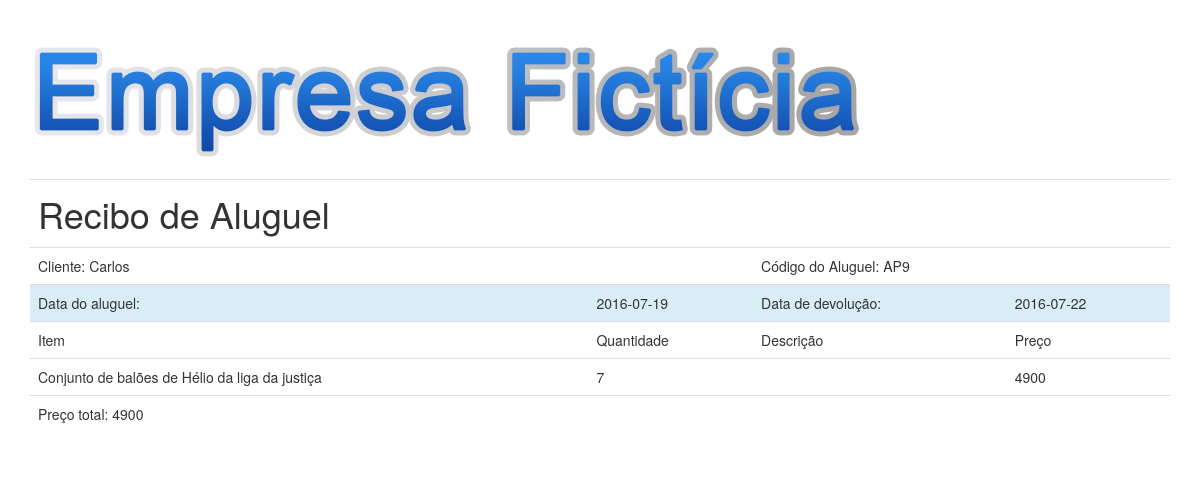
The page /Views/Pesquisas/ReciboAluguel.php?idaluguel=9 (signed in) on the database its author committed.
### tables this page shows
CREATE TABLE IF NOT EXISTS `aluguel` (
  `id_aluguel` int(11) NOT NULL,
  `usuario` int(11) NOT NULL,
  `data_entrada` date NOT NULL,
  `data_saida` date NOT NULL,
  `status` varchar(255) NOT NULL,
  `cliente` int(11) NOT NULL
);

CREATE TABLE IF NOT EXISTS `cliente` (
  `id_cliente` int(11) NOT NULL,
  `nome_cliente` varchar(255) NOT NULL,
  `tipo_cliente` char(15) NOT NULL,
  `identificador_cliente` varchar(255) NOT NULL,
  `telefone_cliente` varchar(255) NOT NULL,
  `endereco_cliente` varchar(255) NOT NULL,
  `email_cliente` varchar(255) DEFAULT NULL
);

CREATE TABLE IF NOT EXISTS `aluguel_kit_produto` (
  `aluguel` int(11) NOT NULL,
  `kit_produtos` int(11) NOT NULL,
  `produto` int(11) NOT NULL,
  `quantidade_item` int(11) NOT NULL
);

CREATE TABLE IF NOT EXISTS `produto` (
  `id_produto` int(11) NOT NULL,
  `nome_produto` varchar(155) NOT NULL,
  `preco_compra_p` decimal(10,2) NOT NULL,
  `preco_produto` decimal(10,2) NOT NULL,
  `quantidade` int(255) NOT NULL,
  `disponibilidade_produto` varchar(255) NOT NULL,
  `descricao_produto` varchar(255) DEFAULT NULL,
  `tipo_permissao` int(11) NOT NULL,
  `categoria` int(11) DEFAULT NULL,
  `kit_produtos` int(11) NOT NULL,
  `estoque` int(11) NOT NULL
);

### Conexao/AluguelDAO.php (called while the page is built, shortened)
<?php
class AluguelDAO {
    public function PesquisarAluguelByID(AluguelDTO $AluguelDTO){
        try {
            $pdo =  Conexao::getinstance();
            $sql = "SELECT * FROM aluguel a INNER JOIN cliente c ON (a.cliente=c.id_cliente) INNER JOIN usuario u ON(a.usuario=u.id_usuario) WHERE a.id_aluguel LIKE ?";
            $stmt = $pdo->prepare($sql);
            $stmt->bindValue(1, $AluguelDTO->getIdaluguel());
            $stmt->execute();
            $alugueis = $stmt->fetch(PDO::FETCH_ASSOC);
            return $alugueis;
        } catch (PDOException $ex) {
            echo "".$ex;
        }
    }
}

### Classes/AluguelDTO.php (called while the page is built, shortened)
<?php
class AluguelDTO {
    private $idaluguel;
    function getIdaluguel() {
        return $this->idaluguel;
    }
    function setIdaluguel($idaluguel) {
        $this->idaluguel = $idaluguel;
    }
}

### Conexao/AluguelProdutosKitProdutosDAO.php (called while the page is built, shortened)
<?php
class AluguelProdutosKitProdutosDAO {
    public function PesquisarAPKByID($aluguel){
        try {
            $pdo =  Conexao::getinstance();
            $sql = "SELECT * FROM aluguel_kit_produto apk INNER JOIN produto p ON(apk.produto=p.id_produto) INNER JOIN kit_produtos k ON(apk.kit_produtos=k.id_kit_produtos) INNER JOIN aluguel a ON(apk.aluguel=a.id_aluguel) INNER JOIN cliente c ON(a.cliente=c.id_cliente) WHERE apk.aluguel LIKE ?";
            $stmt = $pdo->prepare($sql);
            $stmt->bindValue(1, $aluguel);
            $stmt->execute();
            $apks = $stmt->fetchAll(PDO::FETCH_ASSOC);
            return $apks;
        } catch (PDOException $ex) {
            echo "".$ex;
        }
    }
}

### Views/Pesquisas/ReciboAluguel.php (the view, shortened to what this page needs)
<!DOCTYPE html>
<html>
    <head>
        <link media="print" href="../../css/bootstrap.min.css" rel="stylesheet">
        <link media="screen" href="../../css/bootstrap.min.css" rel="stylesheet">
        <link href="../../css/estilo.css" rel="stylesheet" media="screen">
    </head>
    <body>
        <?php
        require_once '../../Conexao/AluguelProdutosKitProdutosDAO.php';
        require_once '../../Conexao/AluguelDAO.php';
        require_once '../../Classes/AluguelDTO.php';
        $APKDAO = new AluguelProdutosKitProdutosDAO();
        $AluguelDAO = new AluguelDAO();
        $AluguelDTO = new AluguelDTO();
        if (isset($_GET['idaluguel'])) {
            $aluguel = $_GET['idaluguel'];
            $apks = $APKDAO->PesquisarAPKByID($aluguel);
            $AluguelDTO->setIdaluguel($_GET['idaluguel']);
            $AluguelSelecionado = $AluguelDAO->PesquisarAluguelByID($AluguelDTO);
            ?>
            <div class="container" id="reciboVenda">
                <div class="row">
                    <div class="col-xs-12">
                        <img class="img-responsive" src="../../Imagens/logoEmpresaFictícia1.png" alt="Empresa fictícia">
                    </div>
                </div>
                <div class="row">
                    <div class="col-xs-12">
                        <table class="table table-responsive">
                            <tr>
                                <th class="h1" colspan="4">Recibo de Aluguel</th>
                            </tr>
                            <tr>
                                <td colspan="2">Cliente: <?php echo $AluguelSelecionado["nome_cliente"]; ?></td>
                                <td colspan="2">Código do Aluguel: AP<?php echo $AluguelSelecionado["id_aluguel"]; ?></td>
                            </tr>
                            <tr class="bg-info">
                                <td>Data do aluguel:</td>
                                <td><?php echo $AluguelSelecionado["data_entrada"]; ?></td>
                                <td>Data de devolução:</td>
                                <td><?php echo $AluguelSelecionado["data_saida"]; ?></td>
                            </tr>
                            <tr>
                                <td>Item</td>
                                <td>Quantidade</td>
                                <td>Descrição</td>
                                <td>Preço</td>
                            </tr>
                            <?php
                            $total = 0;
                            foreach ($apks as $apk) {
                                echo "<tr>";
                                if ($apk["nome_kit_produtos"] != "Nulo" && ($apk["nome_produto"] == "Nulo")) {
                                    echo "      <td>" . $apk["nome_kit_produtos"] . "</td>";
                                    echo "      <td>" . $apk["quantidade_item"] . "</td>";
                                    echo "      <td>" . $apk["descricao_kit_produtos"] . "</td>";
                                    $precokit = $apk["preco_kit_produtos"] * $apk["quantidade_item"];
                                    $total += $precokit;
                                    echo "      <td>" . $precokit . "</td>";
                                } else if ($apk["nome_kit_produtos"] == "Nulo" && ($apk["nome_produto"] != "Nulo")) {
                                    echo "      <td>" . $apk["nome_produto"] . "</td>";
                                    echo "      <td>" . $apk["quantidade_item"] . "</td>";
                                    echo "      <td>" . $apk["descricao_produto"] . "</td>";
                                    $precoproduto = $apk["preco_produto"] * $apk["quantidade_item"];
                                    $total += $precoproduto;
                                    echo "      <td>" . $precoproduto . "</td>";
                                    echo "</tr>";
                                }
                            }
                            ?>
                            <tr>
                                <td colspan="5">Preço total: <?php echo $total; ?></td>
                            </tr>
                        </table>
                    </div>
                </div>
            </div>
            <?php
        } else {
            ?>
            <h1 class="h1 alert-danger">Venda não selecionada. Volte e refaça o processo.</h1>
            <?php
        }
        ?>
    </body>
</html>

### rows shown on the page
aluguel: cliente.nome_cliente "Carlos", id_aluguel "9", data_entrada "2016-07-19", data_saida "2016-07-22"
aluguel_kit_produto: produto.nome_produto "Conjunto de balões de Hélio da liga da justiça", quantidade_item "7", precoproduto "4900"

### other values the page prints
$total "4900"
